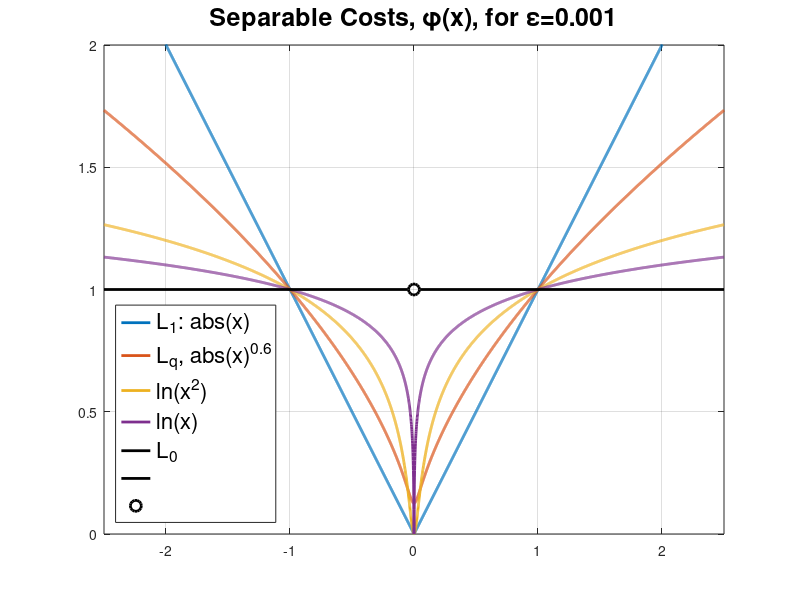

The MATLAB source for this figure:
%% Figure 1 for Radar2025
% Figure to display various scalar penalty functions:
%       q=1 norm
%       q=0.6 quasi-norm
%       log(abs(x)^2)
%       log(abs(x))
%       zero "norm"
close all;clear vars
figure(1)
q=0.6;epsilon=0.001;
x = -2.5:0.001:2.5;[~,indx]=find(x==1);
%
plot(x,abs(x),'LineWidth',2);%L1
hold on;
%
y2=(abs(x).^2 + epsilon).^(q/2);
plot(x,y2,'LineWidth',2)%q=0.8
%
y4 = log(x.^2+epsilon); y4=y4-min(y4);y4=y4/y4(indx);
plot(x,y4,'LineWidth',2)%Log-squared
%
y3 = log(abs(x)+epsilon); y3=y3-min(y3);y3=y3/y3(indx);
plot(x,y3,'LineWidth',2)%Log
%
plot([-2.5,-0.05],[1,1],'k','LineWidth',2)
plot([0.05,2.5],[1,1],'k','LineWidth',2)
plot(0,1,'ko','MarkerSize',8,'LineWidth',2)
grid on;
axis([-2.5,2.5,0,2])
title('Separable Costs, \phi(x), for \epsilon=0.001','Fontsize',18)
%
legend('L_1: abs(x)','L_q, abs(x)^{0.6}','ln(x^2)','ln(x)',...
    'L_0','','','Fontsize',16,'Location','southwest')
